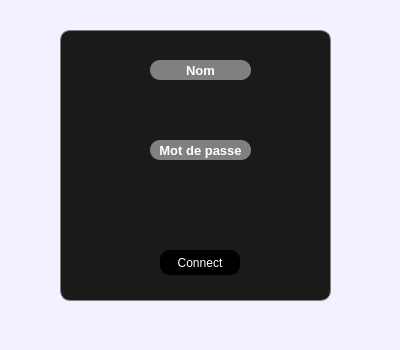
<?xml version="1.0" encoding="UTF-8"?>
<ui version="4.0">
 <class>Login</class>
 <widget class="QMainWindow" name="Login">
  <property name="windowModality">
   <enum>Qt::WindowModality::WindowModal</enum>
  </property>
  <property name="geometry">
   <rect>
    <x>0</x>
    <y>0</y>
    <width>400</width>
    <height>350</height>
   </rect>
  </property>
  <property name="windowTitle">
   <string>Login</string>
  </property>
  <property name="styleSheet">
   <string notr="true">background:#f1f1ff</string>
  </property>
  <widget class="QWidget" name="centralwidget">
   <widget class="QLineEdit" name="user">
    <property name="geometry">
     <rect>
      <x>100</x>
      <y>90</y>
      <width>190</width>
      <height>25</height>
     </rect>
    </property>
    <property name="autoFillBackground">
     <bool>false</bool>
    </property>
    <property name="styleSheet">
     <string notr="true">color:white;background:transparent</string>
    </property>
    <property name="echoMode">
     <enum>QLineEdit::EchoMode::Normal</enum>
    </property>
    <property name="alignment">
     <set>Qt::AlignmentFlag::AlignCenter</set>
    </property>
    <property name="readOnly">
     <bool>false</bool>
    </property>
   </widget>
   <widget class="QLineEdit" name="password">
    <property name="geometry">
     <rect>
      <x>100</x>
      <y>170</y>
      <width>190</width>
      <height>25</height>
     </rect>
    </property>
    <property name="styleSheet">
     <string notr="true">color:white;background:transparent</string>
    </property>
    <property name="echoMode">
     <enum>QLineEdit::EchoMode::Password</enum>
    </property>
    <property name="alignment">
     <set>Qt::AlignmentFlag::AlignCenter</set>
    </property>
   </widget>
   <widget class="QLabel" name="reponse">
    <property name="geometry">
     <rect>
      <x>100</x>
      <y>210</y>
      <width>190</width>
      <height>25</height>
     </rect>
    </property>
    <property name="font">
     <font>
      <pointsize>10</pointsize>
      <italic>true</italic>
     </font>
    </property>
    <property name="styleSheet">
     <string notr="true">background:transparent</string>
    </property>
    <property name="text">
     <string/>
    </property>
    <property name="alignment">
     <set>Qt::AlignmentFlag::AlignCenter</set>
    </property>
   </widget>
   <widget class="QPushButton" name="submit">
    <property name="geometry">
     <rect>
      <x>160</x>
      <y>250</y>
      <width>80</width>
      <height>25</height>
     </rect>
    </property>
    <property name="styleSheet">
     <string notr="true">background-color: black ;border-radius:10px;color:white</string>
    </property>
    <property name="text">
     <string>Connect</string>
    </property>
   </widget>
   <widget class="QLabel" name="nom">
    <property name="enabled">
     <bool>true</bool>
    </property>
    <property name="geometry">
     <rect>
      <x>150</x>
      <y>60</y>
      <width>101</width>
      <height>20</height>
     </rect>
    </property>
    <property name="font">
     <font>
      <pointsize>10</pointsize>
      <italic>false</italic>
      <bold>true</bold>
      <underline>false</underline>
     </font>
    </property>
    <property name="styleSheet">
     <string notr="true">border-radius:10px;background-color: gray ;color:white</string>
    </property>
    <property name="text">
     <string>Nom</string>
    </property>
    <property name="alignment">
     <set>Qt::AlignmentFlag::AlignCenter</set>
    </property>
   </widget>
   <widget class="QLabel" name="mot_de_passe">
    <property name="geometry">
     <rect>
      <x>150</x>
      <y>140</y>
      <width>101</width>
      <height>20</height>
     </rect>
    </property>
    <property name="font">
     <font>
      <pointsize>10</pointsize>
      <bold>true</bold>
      <underline>false</underline>
     </font>
    </property>
    <property name="styleSheet">
     <string notr="true">background-color: gray ;border-radius:10px;color:white</string>
    </property>
    <property name="text">
     <string>Mot de passe</string>
    </property>
    <property name="alignment">
     <set>Qt::AlignmentFlag::AlignCenter</set>
    </property>
   </widget>
   <widget class="QFrame" name="frame">
    <property name="geometry">
     <rect>
      <x>60</x>
      <y>30</y>
      <width>271</width>
      <height>271</height>
     </rect>
    </property>
    <property name="styleSheet">
     <string notr="true">border:1px solid gray;border-radius:10px;background:#1a1a1a;</string>
    </property>
    <property name="frameShape">
     <enum>QFrame::Shape::StyledPanel</enum>
    </property>
    <property name="frameShadow">
     <enum>QFrame::Shadow::Raised</enum>
    </property>
   </widget>
   <zorder>frame</zorder>
   <zorder>nom</zorder>
   <zorder>user</zorder>
   <zorder>mot_de_passe</zorder>
   <zorder>password</zorder>
   <zorder>submit</zorder>
   <zorder>reponse</zorder>
  </widget>
  <widget class="QMenuBar" name="menubar">
   <property name="geometry">
    <rect>
     <x>0</x>
     <y>0</y>
     <width>400</width>
     <height>23</height>
    </rect>
   </property>
  </widget>
  <widget class="QStatusBar" name="statusbar"/>
 </widget>
 <resources/>
 <connections/>
</ui>
